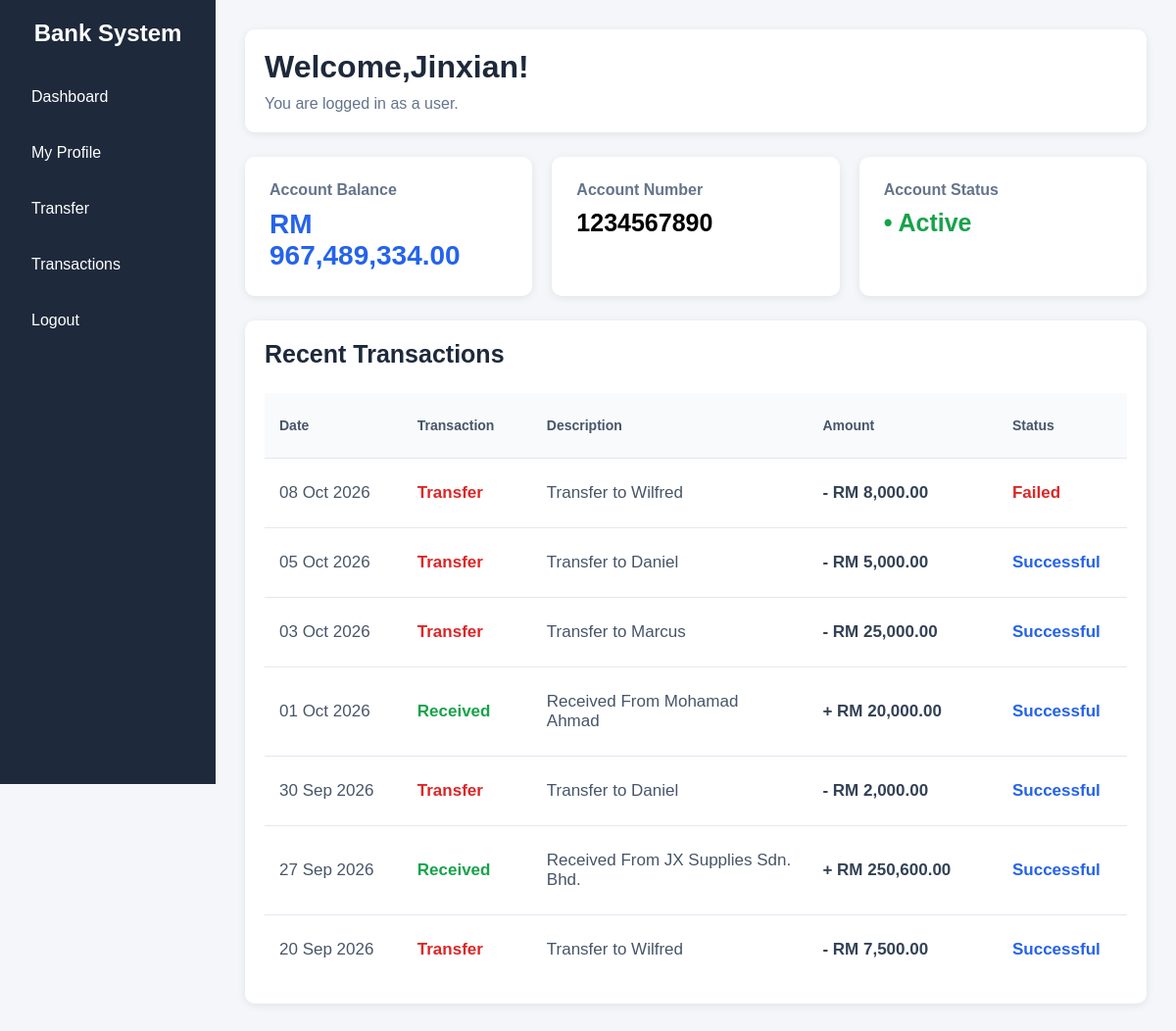
Screenshot of /user.php (signed in) with the database file from the repository.
### tables this page shows
CREATE TABLE customers (
    id INT AUTO_INCREMENT PRIMARY KEY,
    user_id INT NULL UNIQUE,
    name VARCHAR(100) NOT NULL,
    account_number VARCHAR(20) NOT NULL UNIQUE,
    email VARCHAR(100) NOT NULL UNIQUE,
    phone VARCHAR(30) NOT NULL,
    status ENUM('Active', 'Inactive') NOT NULL DEFAULT 'Active',
    FOREIGN KEY (user_id) REFERENCES users(id) ON DELETE SET NULL
);

CREATE TABLE users (
    id INT AUTO_INCREMENT PRIMARY KEY,
    name VARCHAR(100) NOT NULL,
    email VARCHAR(100) NOT NULL UNIQUE,
    password VARCHAR(255) NOT NULL,
    role ENUM('user', 'staff', 'admin') NOT NULL DEFAULT 'user',
    balance DECIMAL(14,2) NOT NULL DEFAULT 0.00
);

CREATE TABLE user_transactions (
    id INT AUTO_INCREMENT PRIMARY KEY,
    user_id INT NOT NULL,
    type ENUM('Transfer', 'Received') NOT NULL,
    description VARCHAR(150) NOT NULL,
    amount DECIMAL(14,2) NOT NULL,
    status ENUM('Successful', 'Failed') NOT NULL DEFAULT 'Successful',
    created_at DATETIME NOT NULL DEFAULT CURRENT_TIMESTAMP,
    FOREIGN KEY (user_id) REFERENCES users(id) ON DELETE CASCADE
);

### user.php (the view, shortened to what this page needs)
<?php
require_once "database.php";
$userId = (int)$_SESSION["user_id"];
$stmt = mysqli_prepare(
    $conn,
    "SELECT u.balance, c.account_number, c.status
     FROM users u
     LEFT JOIN customers c ON c.user_id = u.id
     WHERE u.id = ?"
);
mysqli_stmt_bind_param($stmt, "i", $userId);
mysqli_stmt_execute($stmt);
$account = mysqli_fetch_assoc(mysqli_stmt_get_result($stmt));
$balance = (float)$account["balance"];
$accountNumber = $account["account_number"] ?? "Not assigned";
$accountStatus = $account["status"] ?? "Not assigned";
$stmt = mysqli_prepare(
    $conn,
    "SELECT type, description, amount, status, created_at
     FROM user_transactions
     WHERE user_id = ?
     ORDER BY created_at DESC, id DESC
     LIMIT 7"
);
mysqli_stmt_bind_param($stmt, "i", $userId);
mysqli_stmt_execute($stmt);
$transactions = mysqli_fetch_all(mysqli_stmt_get_result($stmt), MYSQLI_ASSOC);
function h($value) {
    return htmlspecialchars((string)$value, ENT_QUOTES, "UTF-8");
}
?>
<!DOCTYPE html>
<html lang="en">
<head>
</head>
<body>
    <div class="sidebar">
        <h2>Bank System</h2>
        <ul>
            <li><a href="user.php">Dashboard</a></li>
            <li><a href="profile.php">My Profile</a></li>
            <li><a href="transfer.php">Transfer</a></li>
            <li><a href="transactions.php">Transactions</a></li>
            <li><a href="logout.php">Logout</a></li>
        </ul>
    </div>
    <div class="main">
        <div class="header">
            <h1>Welcome,<?php echo htmlspecialchars($_SESSION["name"]); ?>!</h1>
            <p>You are logged in as a user. </p>
        </div>
        <div class="cards">
            <div class="card">
                <h3>Account Balance</h3>
                <p class="balance">RM <?= number_format($balance, 2) ?></p>
            </div>
            <div class="card">
                <h3>Account Number</h3>
                <p class="number"><?= h($accountNumber) ?></p>
            </div>
            <div class="card">
                <h3>Account Status</h3>
                <p style="color: <?= $accountStatus === "Active" ? "#16a34a" : "#dc2626" ?>; font-size:25px; font-weight: bold;">• <?= h($accountStatus) ?></p>
            </div>
        </div>
        <div class="transactions">
            <h2>Recent Transactions</h2>
            <table>
                <thead>
                    <tr>
                        <th>Date</th>
                        <th>Transaction</th>
                        <th>Description</th>
                        <th>Amount</th>
                        <th>Status</th>
                    </tr>
                </thead>
                <tbody>
                <?php if (empty($transactions)): ?>
                    <tr>
                        <td colspan="5">No transactions yet.</td>
                    </tr>
                <?php else: ?>
                    <?php foreach ($transactions as $t): ?>
                    <tr>
                        <td><?= h(date("d M Y", strtotime($t["created_at"]))) ?></td>
                        <td class="<?= $t["type"] === "Transfer" ? "transfer" : "received" ?>"><?= h($t["type"]) ?></td>
                        <td><?= h($t["description"]) ?></td>
                        <td class="amount"><?= $t["type"] === "Transfer" ? "-" : "+" ?> RM <?= number_format((float)$t["amount"], 2) ?></td>
                        <td class="<?= $t["status"] === "Successful" ? "success" : "failed" ?>"><?= h($t["status"]) ?></td>
                    </tr>
                    <?php endforeach; ?>
                <?php endif; ?>
                </tbody>
            </table>
        </div>
    </div>
</body>
</html>

### user.php (style rules this page uses)
* { margin: 0; padding: 0; box-sizing: border-box; font-family: Arial, sans-serif; }
body { background-color: #f4f6f9; color: #1e293b; }
.sidebar { position: fixed; left: 0; top: 0; width: 220px; height: 100vh; background-color: #1e293b; color: white; padding: 20px; }
.sidebar h2 { margin-bottom: 30px; text-align: center; }
.sidebar ul { list-style: none; }
.sidebar ul li { margin: 15px 0; }
.sidebar ul li a { display: block; color: white; text-decoration: none; padding: 12px; border-radius: 6px; }
.main { margin-left: 220px; padding: 30px; min-height: 100vh; }
.header { background-color: white; padding: 20px; border-radius: 10px; margin-bottom: 25px; box-shadow: 0 2px 8px rgba(0, 0, 0, 0.08); }
.header h1 { margin-bottom: 10px; }
.header p { color: #64748b; }
.cards { display: flex; gap: 20px; margin-bottom: 25px; }
.card { background-color: white; padding: 25px; border-radius: 10px; flex: 1; box-shadow: 0 2px 8px rgba(0, 0, 0, 0.08); }
.number { font-size: 25px; color: black; font-weight: bold; }
.card h3 { color: #64748b; margin-bottom: 10px; font-size: 16px; }
.balance { font-size: 28px; font-weight: bold; color: #2563eb; }
.transactions { background-color: white; padding: 20px; border-radius: 10px; box-shadow: 0 2px 8px rgba(0, 0, 0, 0.08); font-size:50px; min-height: 600px; }
.transactions h2 { margin-bottom: 25px; font-size: 22px; color: #1e293b; font-size:25px; }
table { width: 100%; border-collapse: collapse; table-layout: fixed; }
table th,table td { padding: 25px 15px; text-align: left; border-bottom: 1px solid #e2e8f0; }
table th { background-color: #f8fafc; color: #475569; font-size: 14px; font-weight: bold; }
table td { color: #475569; font-size: 17px; }
table tr:last-child td { border-bottom: none; }
table th:nth-child(1),table td:nth-child(1) { width: 16%; }
table th:nth-child(2),table td:nth-child(2) { width: 15%; }
table th:nth-child(3),table td:nth-child(3) { width: 32%; }
table th:nth-child(4),table td:nth-child(4) { width: 22%; }
table th:nth-child(5),table td:nth-child(5) { width: 15%; }
.transfer { color: #dc2626; font-weight: bold; }
.received { color: #16a34a; font-weight: bold; }
.amount { font-weight: bold; color: #334155; }
.success { color: #2563eb; font-weight: bold; }
.failed { color: #dc2626; font-weight: bold; }

### rows the page displays
customers: user.balance "967,489,334.00", account_number "1234567890", status "Active"
user_transactions: created_at "08 Oct 2026", type "Transfer", description "Transfer to Wilfred", amount "8,000.00", status "Failed"
user_transactions: created_at "05 Oct 2026", type "Transfer", description "Transfer to Daniel", amount "5,000.00", status "Successful"
user_transactions: created_at "03 Oct 2026", type "Transfer", description "Transfer to Marcus", amount "25,000.00", status "Successful"
user_transactions: created_at "01 Oct 2026", type "Received", description "Received From Mohamad Ahmad", amount "20,000.00", status "Successful"
user_transactions: created_at "30 Sep 2026", type "Transfer", description "Transfer to Daniel", amount "2,000.00", status "Successful"
user_transactions: created_at "27 Sep 2026", type "Received", description "Received From JX Supplies Sdn. Bhd.", amount "250,600.00", status "Successful"
user_transactions: created_at "20 Sep 2026", type "Transfer", description "Transfer to Wilfred", amount "7,500.00", status "Successful"

### other values shown
$_SESSION["name"] "Jinxian"
